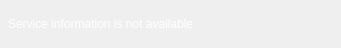
<?xml version="1.0" encoding="UTF-8"?>
<ui version="4.0">
 <class>InfoWidget</class>
 <widget class="QWidget" name="InfoWidget">
  <property name="geometry">
   <rect>
    <x>0</x>
    <y>0</y>
    <width>341</width>
    <height>48</height>
   </rect>
  </property>
  <property name="minimumSize">
   <size>
    <width>0</width>
    <height>48</height>
   </size>
  </property>
  <property name="windowTitle">
   <string>Form</string>
  </property>
  <layout class="QHBoxLayout" name="horizontalLayout" stretch="3,1">
   <property name="leftMargin">
    <number>8</number>
   </property>
   <property name="rightMargin">
    <number>8</number>
   </property>
   <item>
    <widget class="QLabel" name="description">
     <property name="sizePolicy">
      <sizepolicy hsizetype="Expanding" vsizetype="Preferred">
       <horstretch>0</horstretch>
       <verstretch>0</verstretch>
      </sizepolicy>
     </property>
     <property name="styleSheet">
      <string notr="true">QLabel#description { color:white; }</string>
     </property>
     <property name="text">
      <string>Service information is not available</string>
     </property>
     <property name="wordWrap">
      <bool>true</bool>
     </property>
    </widget>
   </item>
   <item>
    <widget class="QPushButton" name="buttonHide">
     <property name="sizePolicy">
      <sizepolicy hsizetype="Fixed" vsizetype="Fixed">
       <horstretch>0</horstretch>
       <verstretch>0</verstretch>
      </sizepolicy>
     </property>
     <property name="maximumSize">
      <size>
       <width>36</width>
       <height>16777215</height>
      </size>
     </property>
     <property name="toolTip">
      <string>Hide Information</string>
     </property>
     <property name="text">
      <string/>
     </property>
     <property name="flat">
      <bool>true</bool>
     </property>
    </widget>
   </item>
  </layout>
 </widget>
 <resources/>
 <connections/>
</ui>
